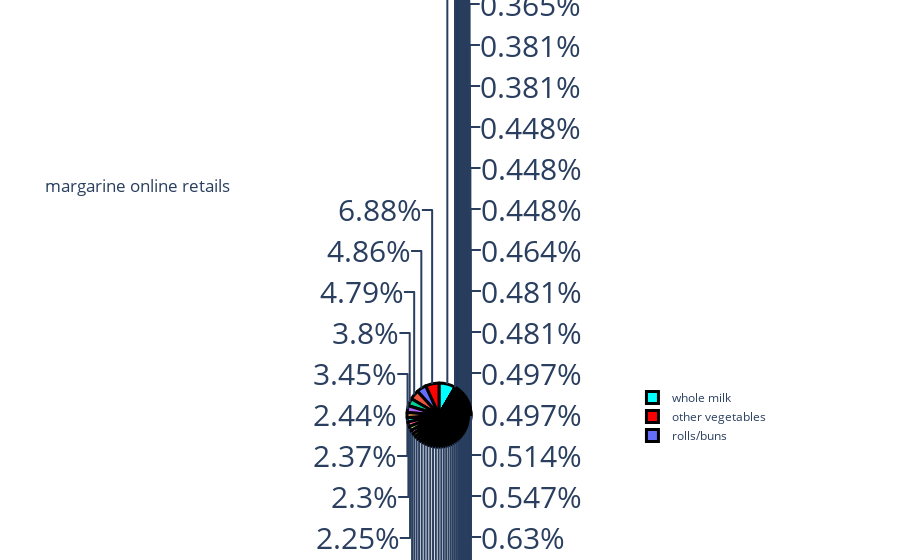

Here is the notebook cell this chart was saved with:
### Code cell
retails2 = "margarine"
retails2 = df[retails2].value_counts()
label = retails2.index
counts = retails2.values
colors = ['aqua', 'red']
fig = go.Figure(data=[go.Pie(labels=label, values=counts)])
fig.update_layout(title_text='margarine online retails')
fig.update_traces(hoverinfo='label+value', textinfo='percent',textfont_size = 30,
                 marker=dict(colors=colors, line=dict(color='black', width=3)))
fig.show()

### Figure 1 — Plotly figure (JSON) as saved in the notebook; plotly's stock layout.template omitted (floating-point values rounded to 4 significant figures; data arrays with more than 128 entries replaced by an {"elided": "..."} marker saying what was removed)
{"data": [{"hoverinfo": "label+value", "labels": {"elided": "155 str values"}, "marker": {"colors": ["aqua", "red"], "line": {"color": "black", "width": 3}}, "textfont": {"size": 30}, "textinfo": "percent", "type": "pie", "values": {"elided": "155 int values"}}], "layout": {"autosize": true, "title": {"text": "margarine online retails"}}}
